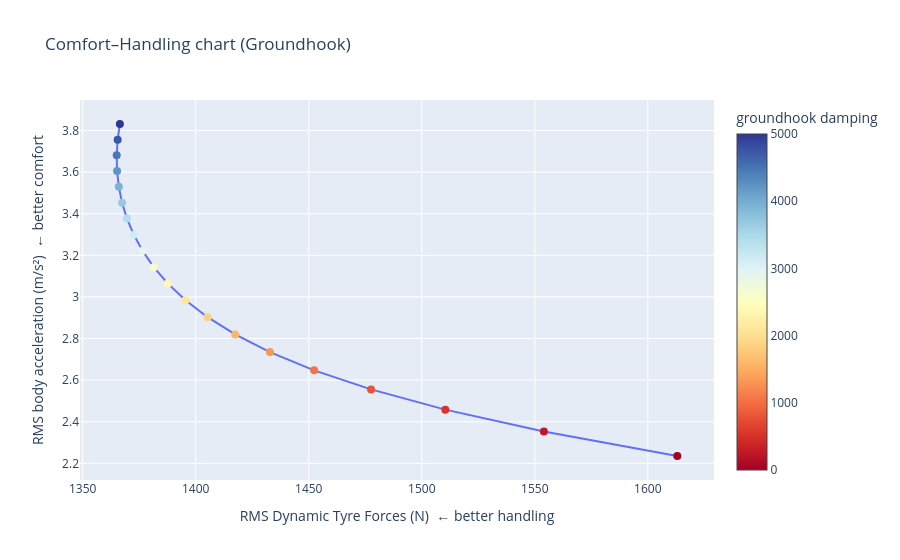

Notebook code for this chart:
### Code cell
c_grd_range = np.linspace(0, 5000, 20)

fig4b = sweep_and_plot(
    sweep_values=c_grd_range,
    controller_factory=lambda c: GroundhookDamper(c),
    sweep_label=lambda c: f"damping={c:.2f}",
    title="Comfort–Handling chart (Groundhook)",
    xaxis_title="RMS Dynamic Tyre Forces (N)  ← better handling",
    yaxis_title="RMS body acceleration (m/s²)  ← better comfort",
    colorbar_title="groundhook damping",
)
fig4b.show()
fig4b.write_image(str(IMG_DIR / 'groundhook_pareto.png'), width=900, height=600, scale=2)

### Figure 1 — Plotly figure (JSON) as saved in the notebook; plotly's stock layout.template omitted (floating-point values rounded to 4 significant figures)
{"data": [{"hovertemplate": "%{text}<br>Tyre: %{x:.1f} N<br>RMS: %{y:.3f} m/s²", "marker": {"color": [0.0, 263.2, 526.3, 789.5, 1053.0, 1316.0, 1579.0, 1842.0, 2105.0, 2368.0, 2632.0, 2895.0, 3158.0, 3421.0, 3684.0, 3947.0, 4211.0, 4474.0, 4737.0, 5000.0], "colorbar": {"title": {"text": "groundhook damping"}}, "colorscale": [[0, "rgb(165,0,38)"], [0.1, "rgb(215,48,39)"], [0.2, "rgb(244,109,67)"], [0.3, "rgb(253,174,97)"], [0.4, "rgb(254,224,144)"], [0.5, "rgb(255,255,191)"], [0.6, "rgb(224,243,248)"], [0.7, "rgb(171,217,233)"], [0.8, "rgb(116,173,209)"], [0.9, "rgb(69,117,180)"], [1, "rgb(49,54,149)"]], "size": 8}, "mode": "lines+markers", "text": ["damping=0.00", "damping=263.16", "damping=526.32", "damping=789.47", "damping=1052.63", "damping=1315.79", "damping=1578.95", "damping=1842.11", "damping=2105.26", "damping=2368.42", "damping=2631.58", "damping=2894.74", "damping=3157.89", "damping=3421.05", "damping=3684.21", "damping=3947.37", "damping=4210.53", "damping=4473.68", "damping=4736.84", "damping=5000.00"], "type": "scatter", "x": [1613.0, 1554.0, 1510.0, 1478.0, 1452.0, 1433.0, 1417.0, 1405.0, 1395.0, 1388.0, 1381.0, 1376.0, 1373.0, 1370.0, 1367.0, 1366.0, 1365.0, 1365.0, 1365.0, 1366.0], "y": [2.235, 2.352, 2.458, 2.555, 2.647, 2.735, 2.82, 2.902, 2.984, 3.064, 3.143, 3.222, 3.299, 3.376, 3.453, 3.529, 3.605, 3.681, 3.756, 3.831]}], "layout": {"title": {"text": "Comfort–Handling chart (Groundhook)"}, "xaxis": {"title": {"text": "RMS Dynamic Tyre Forces (N)  ← better handling"}}, "yaxis": {"title": {"text": "RMS body acceleration (m/s²)  ← better comfort"}}}}
